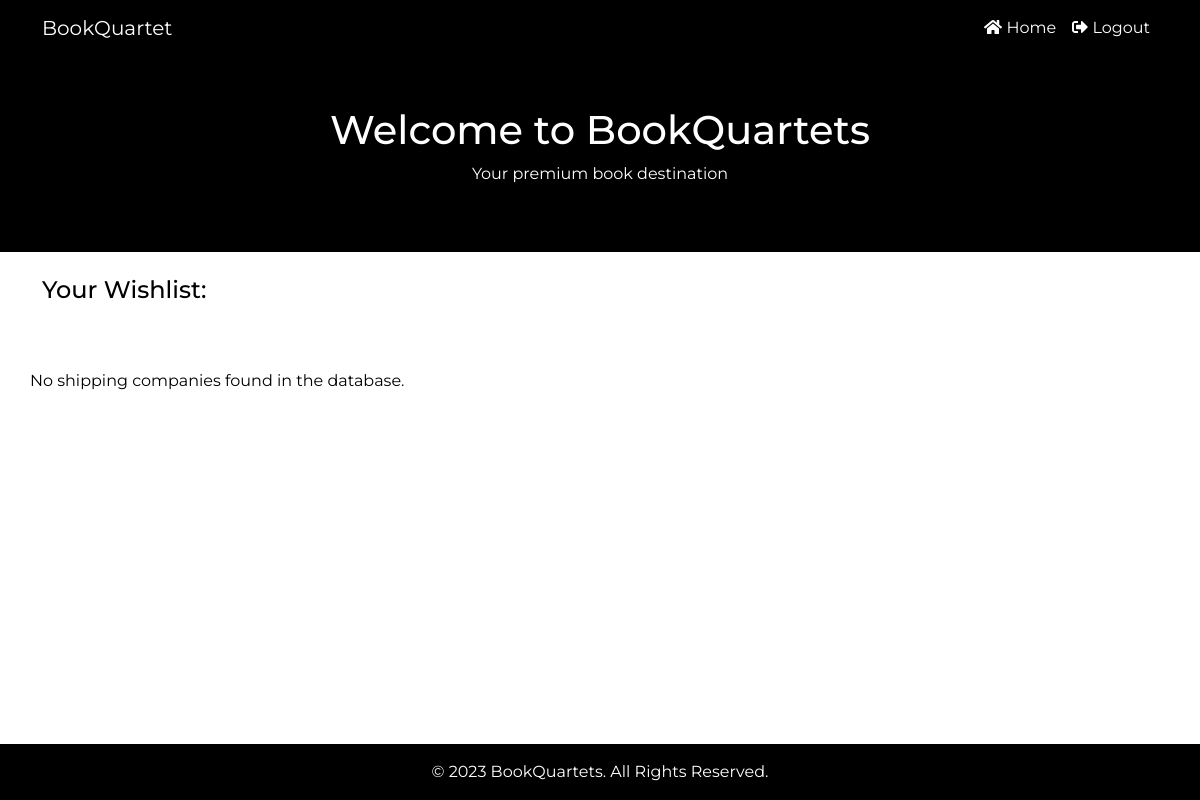
Page /shippingCompanyManagment.php on the earlier database version.
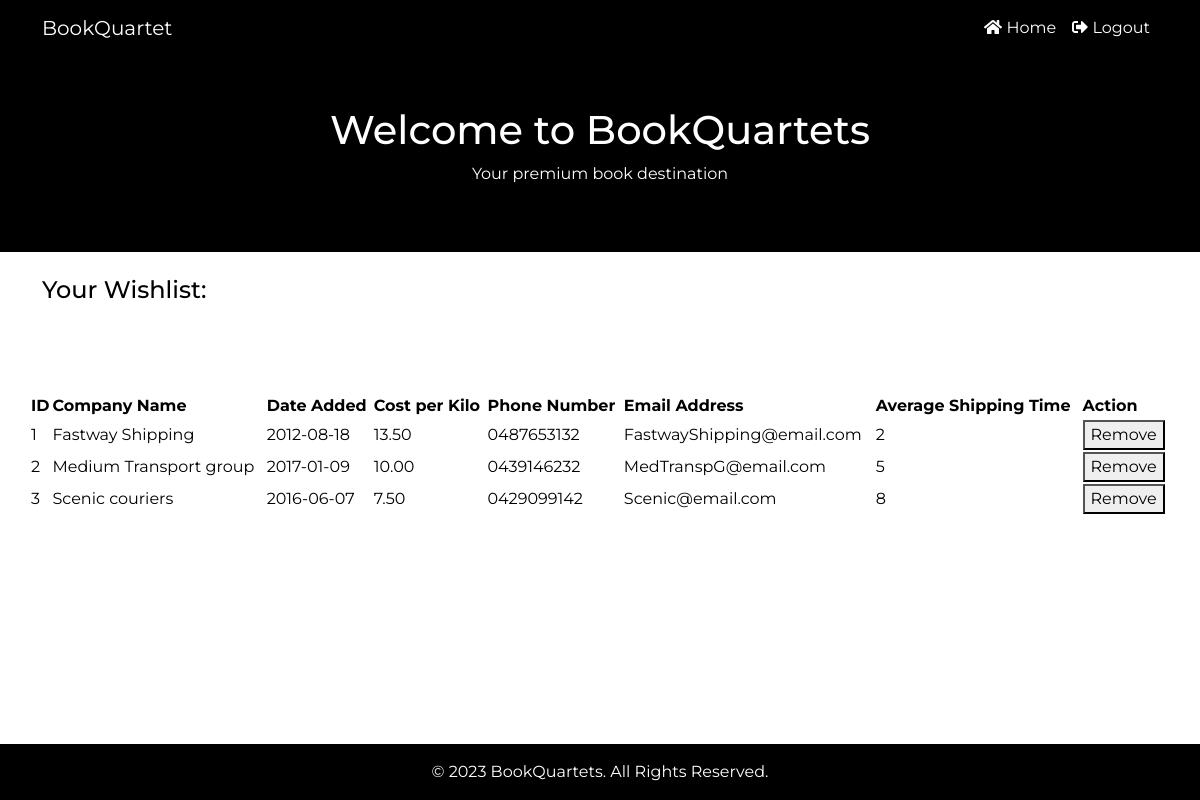
Same page on the later database version.
### tables this page shows
CREATE TABLE shipping_Companies (
    id INT AUTO_INCREMENT PRIMARY KEY,
    company_name VARCHAR(255) NOT NULL,
    date_added DATE NOT NULL,
    cost_per_Kilo DECIMAL(10, 2) NOT NULL,
    phone_number VARCHAR(255) NOT NULL,
    email_address VARCHAR(255) NOT NULL,
    average_shipping_time INT NOT NULL
);

### shippingCompanyManagment.php (the view, shortened to what this page needs)
<!DOCTYPE html>
<html lang="en">
<head>
    <link href="https://cdn.jsdelivr.net/npm/bootstrap@5.0.2/dist/css/bootstrap.min.css" rel="stylesheet">
    <link href="https://cdnjs.cloudflare.com/ajax/libs/font-awesome/5.15.1/css/all.min.css" rel="stylesheet">
</head>
<body>
<nav class="navbar navbar-expand-lg">
    <div class="container">
        <a class="navbar-brand" href="#">BookQuartet</a>
        <div class="collapse navbar-collapse" id="navbarNav">
            <ul class="navbar-nav ms-auto">
                <li class="nav-item">
                    <a class="nav-link" href="Main.php">
                        <i class="fas fa-home"></i> Home
                    </a>
                </li>
                <li class="nav-item">
                    <a class="nav-link" href="welcome.html">
                        <i class="fas fa-sign-out-alt"></i> Logout
                    </a>
                </li>
            </ul>
        </div>
    </div>
</nav>
<section class="hero-section">
    <h1>Welcome to BookQuartets</h1>
    <p>Your premium book destination</p>
</section>
<div class="container mt-4 mb-4">
    <h4 class="mb-3">Your Wishlist:</h4>
</div>
<div class="container mt-5">
    <div class="row gy-4">
<?php
    $servername = "localhost";
    $username = "root";
    $password = "";
    $dbname = "bookonlineorder";
    $conn = new mysqli($servername, $username, $password, $dbname);
    $query = "SELECT * FROM shipping_companies";
    $stmt = $conn->prepare($query);
    $stmt->execute();
    $result = $stmt->get_result();
    if ($result->num_rows > 0) {
        echo "<table>";
        echo "<tr>
                <th>ID</th>
                <th>Company Name</th>
                <th>Date Added</th>
                <th>Cost per Kilo</th>
                <th>Phone Number</th>
                <th>Email Address</th>
                <th>Average Shipping Time</th>
                <th>Action</th>
              </tr>";
        while ($row = $result->fetch_assoc()) {
            echo "<tr id='row_" . $row["id"] . "'>";
            echo "<td>" . $row["id"] . "</td>";
            echo "<td>" . $row["company_name"] . "</td>";
            echo "<td>" . $row["date_added"] . "</td>";
            echo "<td>" . $row["cost_per_Kilo"] . "</td>";
            echo "<td>" . $row["phone_number"] . "</td>";
            echo "<td>" . $row["email_address"] . "</td>";
            echo "<td>" . $row["average_shipping_time"] . "</td>";
            echo "<td><button onclick='removeFromDatabase(" . $row["id"] . ")'>Remove</button></td>";
            echo "</tr>";
        }
        echo "</table>";
    }
    else
    {
        echo "No shipping companies found in the database.";
    }
    ?>
    </div>
</div>
<footer class="footer py-3">
    <div class="container text-center">
        <span>&copy; 2023 BookQuartets. All Rights Reserved.</span>
    </div>
</footer>
</body>
</html>

### shippingCompanyManagment.php (style rules this page uses)
:root { --primary-color: #000; --secondary-color: #FFF; --font: "Montserrat", sans-serif; }
body { font-family: var(--font); background-color: var(--secondary-color); color: var(--primary-color); margin: 0; display: flex; flex-direction: column; min-height: 100vh; }
.navbar { background-color: var(--primary-color); }
.navbar .nav-link, .navbar .navbar-brand { color: var(--secondary-color); }
.hero-section { background: var(--primary-color); color: var(--secondary-color); text-align: center; padding: 50px 0; }
.footer { background: var(--primary-color); color: var(--secondary-color); margin-top: auto; }

Differences in the rows shown:
added shipping_companies: id "1", company_name "Fastway Shipping", date_added "2012-08-18", cost_per_Kilo "13.50", phone_number "0487653132", email_address "FastwayShipping@email.com", average_shipping_time "2"
added shipping_companies: id "2", company_name "Medium Transport group", date_added "2017-01-09", cost_per_Kilo "10.00", phone_number "0439146232", email_address "MedTranspG@email.com", average_shipping_time "5"
added shipping_companies: id "3", company_name "Scenic couriers", date_added "2016-06-07", cost_per_Kilo "7.50", phone_number "0429099142", email_address "Scenic@email.com", average_shipping_time "8"
Other differences:
text no longer shown: "No shipping companies found in the database."
text now shown: "ID Company Name Date Added Cost per Kilo Phone Number Email Address Average Shipping Time Action"
